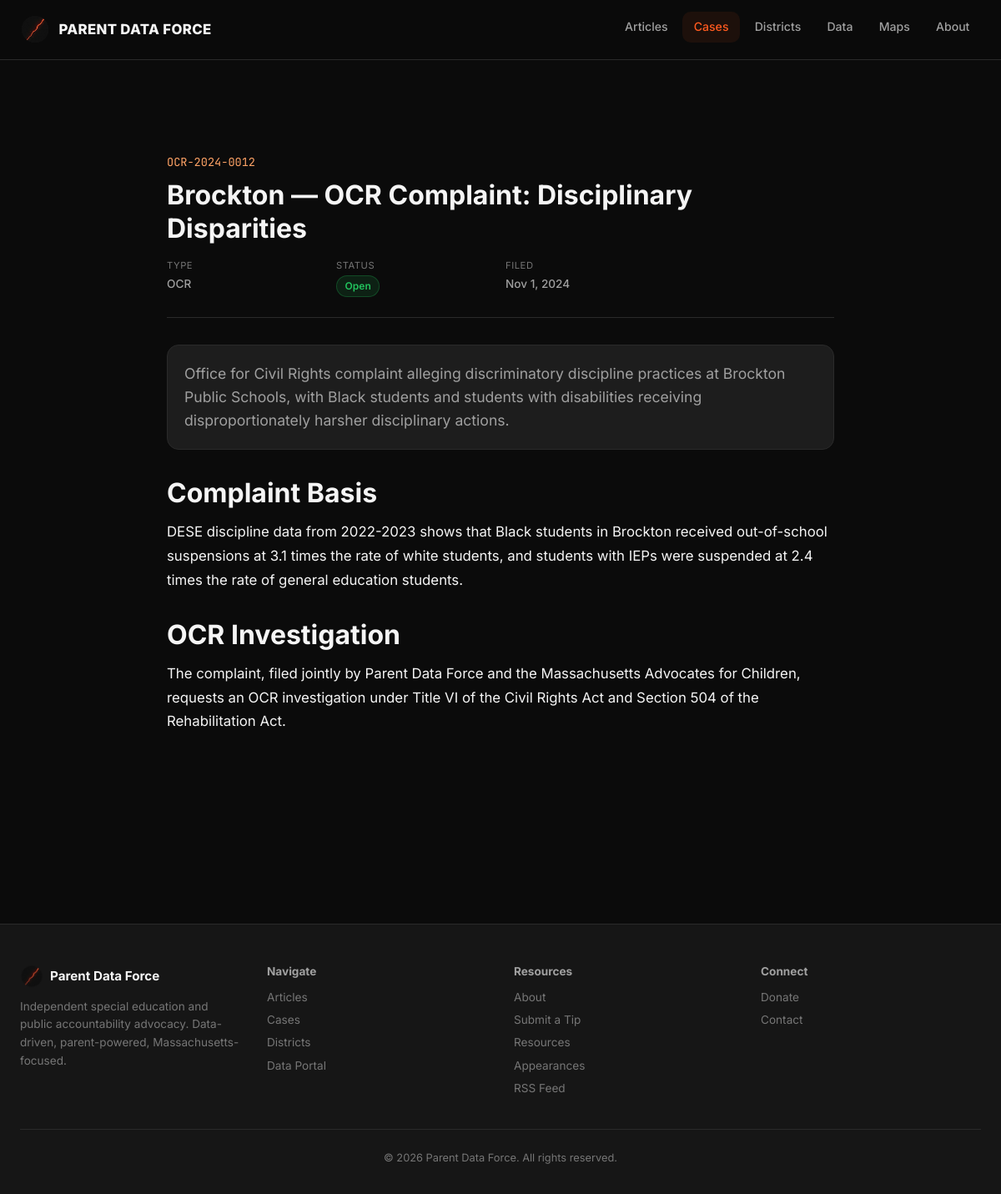
Screenshot of /cases/brockton-ocr-complaint-disciplinary-disparities with the database file from the repository.
### tables this page shows
CREATE TABLE cases (
    id              INT UNSIGNED AUTO_INCREMENT PRIMARY KEY,
    case_number     VARCHAR(100)    NOT NULL UNIQUE,
    title           VARCHAR(512)    NOT NULL,
    slug            VARCHAR(512)    NOT NULL UNIQUE,
    case_type       VARCHAR(100)    NULL COMMENT 'BSEA, SPR, PRS, PRR, OCR, court, etc.',
    status          VARCHAR(50)     NOT NULL DEFAULT 'open' COMMENT 'open, active, resolved, closed, appealed',
    filed_date      DATE            NULL,
    resolved_date   DATE            NULL,
    court           VARCHAR(255)    NULL,
    docket_number   VARCHAR(100)    NULL,
    plaintiff       VARCHAR(512)    NULL,
    defendant       VARCHAR(512)    NULL,
    org_id          INT UNSIGNED    NULL COMMENT 'Primary district/organization involved',
    summary         TEXT            NULL,
    body            LONGTEXT        NULL COMMENT 'Full case narrative',
    ruling          TEXT            NULL,
    external_url    VARCHAR(1024)   NULL,
    docket_url      VARCHAR(1024)   NULL,
    is_featured     TINYINT(1)      NOT NULL DEFAULT 0,
    is_active       TINYINT(1)      NOT NULL DEFAULT 1,
    sort_order      INT             NOT NULL DEFAULT 0,
    created_at      DATETIME        NOT NULL DEFAULT NOW(),
    updated_at      DATETIME        NOT NULL DEFAULT NOW() ON UPDATE NOW(),

    INDEX idx_case_number (case_number),
    INDEX idx_slug (slug),
    INDEX idx_case_type (case_type),
    INDEX idx_status (status),
    INDEX idx_filed_date (filed_date),
    INDEX idx_org_id (org_id),
    INDEX idx_is_featured (is_featured),
    INDEX idx_is_active (is_active),

    FULLTEXT INDEX ft_cases_search (title, summary, body),

    CONSTRAINT fk_cases_org
        FOREIGN KEY (org_id) REFERENCES organizations(id)
        ON DELETE SET NULL
);

### app/Core/View.php (called while the page is built, shortened)
<?php declare(strict_types=1);
class View
{
    public static function render(string $template, array $data = []): void
    {
        require APP_DIR . '/Components/Layout.php';
    }
}

### app/Controllers/CaseController.php (called while the page is built, shortened)
<?php declare(strict_types=1);
class CaseController
{
    public function show(array $params = []): void
    {
        $slug = $params['slug'] ?? '';
        $case = Database::fetch(
            "SELECT c.*, o.org_name as org_name
             FROM cases c LEFT JOIN organizations o ON c.org_id = o.id
             WHERE (c.slug = ? OR c.case_number = ?) AND c.is_active = 1",
            [$slug, $slug]
        );
        $documents = Database::fetchAll(
            "SELECT d.id, d.title, d.file_name
             FROM case_document_links cdl
             JOIN documents d ON d.id = cdl.doc_id
             WHERE cdl.case_id = ?
             ORDER BY cdl.sort_order",
            [$case['id']]
        );
        View::render('case', [
            'page_title'      => $case['title'],
            'page_stylesheet' => 'cases',
            'page_description'=> truncate(strip_tags($case['summary'] ?? ''), 160),
            'case'            => $case,
            'documents'       => $documents,
        ]);
    }
}

### public/index.php (called while the page is built, shortened)
<?php declare(strict_types=1);
$uri = parse_url($_SERVER['REQUEST_URI'], PHP_URL_PATH);
$method = $_SERVER['REQUEST_METHOD'];
try {
    (new App\Router())->dispatch($method, $uri);
} catch (\Throwable $e) {
    http_response_code(500);
    error_log("500: {$e->getMessage()} in {$e->getFile()}:{$e->getLine()}");
    if (defined('APP_DEBUG') && APP_DEBUG) {
        echo "<h1>500 Internal Server Error</h1>";
        echo "<pre>" . h($e->getMessage()) . "\n\n" . h($e->getTraceAsString()) . "</pre>";
    } else {
        require __DIR__ . '/../app/views/errors/500.php';
    }
}

### app/Core/Database.php (called while the page is built, shortened)
<?php
class Database
{
    private static ?PDO $instance = null;
    public static function getInstance(): PDO
    {
        if (self::$instance === null) {
            $dsn = sprintf(
                'mysql:host=%s;port=%d;dbname=%s;charset=%s',
                DB_HOST,
                DB_PORT,
                DB_NAME,
                DB_CHARSET
            );
            try {
                self::$instance = new PDO($dsn, DB_USER, DB_PASSWORD, [
                    PDO::ATTR_ERRMODE            => PDO::ERRMODE_EXCEPTION,
                    PDO::ATTR_DEFAULT_FETCH_MODE => PDO::FETCH_ASSOC,
                    PDO::ATTR_EMULATE_PREPARES   => false,
                    PDO::MYSQL_ATTR_INIT_COMMAND => "SET NAMES utf8mb4 COLLATE utf8mb4_unicode_ci",
                ]);
            } catch (PDOException $e) {
                throw new RuntimeException('Database connection failed: ' . $e->getMessage(), 500, $e);
            }
        }
        return self::$instance;
    }
    public static function query(string $sql, array $params = []): PDOStatement
    {
        $start = microtime(true);
        $stmt = self::getInstance()->prepare($sql);
        $stmt->execute($params);
        $elapsed = round((microtime(true) - $start) * 1000, 2);
        return $stmt;
    }
    public static function fetch(string $sql, array $params = []): ?array
    {
        $result = self::query($sql, $params)->fetch();
        return $result !== false ? $result : null;
    }
}

### app/views/case.php (the view, shortened to what this page needs)
<section class="section">
    <div class="container">
        <div class="case-detail">
            <header class="case-header">
                <div class="case-number"><?= h($case['case_number']) ?></div>
                <h1 class="case-title"><?= h($case['title']) ?></h1>
                <div class="case-meta-grid">
                    <div class="case-meta-item">
                        <span class="case-meta-label">Type</span>
                        <span class="case-meta-value"><?= h($case['case_type'] ?? '—') ?></span>
                    </div>
                    <div class="case-meta-item">
                        <span class="case-meta-label">Status</span>
                        <span class="case-meta-value"><?= status_badge($case['status'] ?? 'open') ?></span>
                    </div>
                    <div class="case-meta-item">
                        <span class="case-meta-label">Filed</span>
                        <span class="case-meta-value"><?= h(format_date($case['filed_date']) ?: '—') ?></span>
                    </div>
                </div>
            </header>
            <?php if (!empty($case['summary'])): ?>
            <div style="background:var(--bg-elevated);border:1px solid var(--border);border-radius:var(--radius-md);padding:1.25rem;margin-bottom:2rem;">
                <p style="font-size:1.1rem;color:var(--text-secondary);"><?= h($case['summary']) ?></p>
            </div>
            <?php endif; ?>
            <?php if (!empty($case['body'])): ?>
            <div class="case-body">
                <?= sanitize($case['body']) ?>
            </div>
            <?php endif; ?>
        </div>
    </div>
</section>

### app/Router.php (shortened to what this page needs)
<?php declare(strict_types=1);
class Router
{
    public function dispatch(string $method, string $uri): void
    {
        $uri = rtrim($uri, '/') ?: '/';
        $routes = require __DIR__ . '/config/routes.php';
        foreach ($routes as $pattern => $route) {
            if (count($route) === 2) {
                [$class, $action] = $route;
                $allowedMethods = ['GET', 'POST'];
            } else {
                [$allowedMethods, $class, $action] = $route;
            }
            $regex = '#^' . preg_replace('/\{(\w+)\}/', '(?P<$1>[^/]+)', $pattern) . '$#';
            if (preg_match($regex, $uri, $matches)) {
                $controller = new $class();
                $params = array_filter($matches, 'is_string', ARRAY_FILTER_USE_KEY);
                $controller->$action($params);
                return;
            }
        }
    }
}

### app/Core/helpers.php (shortened to what this page needs)
<?php
function h(?string $text): string
{
    return htmlspecialchars($text ?? '', ENT_QUOTES | ENT_HTML5, 'UTF-8');
}
function sanitize(?string $text): string
{
    return strip_tags($text, implode('', [
        '<h1>','<h2>','<h3>','<h4>','<h5>','<h6>',
        '<p>','<a>','<strong>','<em>','<b>','<i>','<u>',
        '<ul>','<ol>','<li>','<br>','<blockquote>','<pre>','<code>',
        '<span>','<div>','<img>','<figure>','<figcaption>',
        '<table>','<thead>','<tbody>','<tr>','<th>','<td>',
        '<hr>','<sup>','<sub>',
    ]));
}
function format_date(?string $date, string $format = 'M j, Y'): string
{
    $ts = strtotime($date);
    return $ts !== false ? date($format, $ts) : '';
}
function status_badge(string $status): string
{
    $class = match(strtolower($status)) {
        'open'     => 'status-open',
        'active'   => 'status-active',
        'resolved' => 'status-resolved',
        'closed'   => 'status-closed',
        'pending'  => 'status-pending',
        'appealed' => 'status-appealed',
        default    => 'status-default',
    };
    return sprintf('<span class="status-badge %s">%s</span>', $class, h($status));
}

### public/assets/css/global.css (style rules this page uses)
:root { --bg-primary: #0b0b0b; --bg-secondary: #161616; --bg-elevated: #1d1d1d; --bg-glass: rgba(255,255,255,0.04); --accent: #ff5a1f; --accent-hot: #ff3b1f; --accent-glow: #ffa366; --text-primary: #f5f5f5; --text-secondary:#a0a0a0; --text-muted: #767676; --border: #2a2a2a; --border-soft: #232323; --success: #22c55e; --warning: #f59e0b; --danger: #ef4444; --radius-sm: 10px; --radius-md: 14px; --radius-lg: 20px; --shadow-soft: 0 8px 26px rgba(0,0,0,0.25); --shadow-strong: 0 20px 50px rgba(0,0,0,0.45); --glow: 0 0 36px rgba(255,90,31,0.2); --container: 1200px; --nav-height: 72px; --transition: 260ms ease; }
*, *::before, *::after { box-sizing: border-box; margin: 0; padding: 0; }
html { font-size: 16px; scroll-behavior: smooth; -webkit-text-size-adjust: 100%; }
body { font-family: 'Inter', -apple-system, BlinkMacSystemFont, 'Segoe UI', sans-serif; background-color: var(--bg-primary); color: var(--text-primary); line-height: 1.6; min-height: 100vh; }
h1, h2, h3, h4, h5, h6 { font-weight: 700; line-height: 1.25; color: var(--text-primary); }
h1 { font-size: 2.5rem; }
h2 { font-size: 2rem; }
p { margin-bottom: 1rem; }
p:last-child { margin-bottom: 0; }
.container { max-width: var(--container); margin: 0 auto; padding: 0 1.5rem; }
.section { padding: 5rem 0; }

### public/assets/css/elements/badges.css (style rules this page uses)
.status-badge { display: inline-flex; align-items: center; padding: 0.15rem 0.6rem; font-size: 0.75rem; font-weight: 600; border-radius: 20px; text-transform: capitalize; white-space: nowrap; }
.status-open { background: rgba(34,197,94,0.12); color: var(--success); border: 1px solid rgba(34,197,94,0.25); }

### public/assets/css/pages/cases.css (style rules this page uses)
.case-detail { max-width: 800px; margin: 0 auto; padding: 2rem 0 4rem; }
.case-detail .case-header { margin-bottom: 2rem; padding-bottom: 1.5rem; border-bottom: 1px solid var(--border); }
.case-detail .case-number { font-family: 'JetBrains Mono', monospace; font-size: 0.85rem; color: var(--accent-glow); margin-bottom: 0.5rem; }
.case-detail .case-title { font-size: 2rem; margin-bottom: 1rem; }
.case-meta-grid { display: grid; grid-template-columns: repeat(auto-fill, minmax(180px, 1fr)); gap: 0.75rem; margin-top: 1rem; }
.case-meta-item { font-size: 0.85rem; }
.case-meta-label { display: block; font-size: 0.7rem; text-transform: uppercase; letter-spacing: 0.05em; color: var(--text-muted); margin-bottom: 0.15rem; }
.case-meta-value { color: var(--text-secondary); font-weight: 500; }
.case-body { font-size: 1.05rem; line-height: 1.7; }
.case-body h2 { margin-top: 2rem; margin-bottom: 0.75rem; }
.case-body p { margin-bottom: 1.25rem; }

### rows the page displays
cases: case_number "OCR-2024-0012", title "Brockton — OCR Complaint: Disciplinary Disparities", case_type "OCR", status "Open", filed_date "Nov 1, 2024", summary "Office for Civil Rights complaint alleging discriminatory discipline practices at Brockton Public Schools, with Black students and students with disabilities receiving disproportionately harsher disciplinary actions.", body "Complaint Basis DESE discipline data from 2022-2023 shows that Black students in Brockton received out-of-school suspensions at 3.1 times the rate of white students, and students with IEPs were suspended at 2.4 times the rate of general education students. OCR Investigation The complaint, filed jointly by Parent Data Force and the Massachusetts Advocates for Children, requests an OCR investigation under Title VI of the Civil Rights Act and Section 504 of the Rehabilitation Act."
